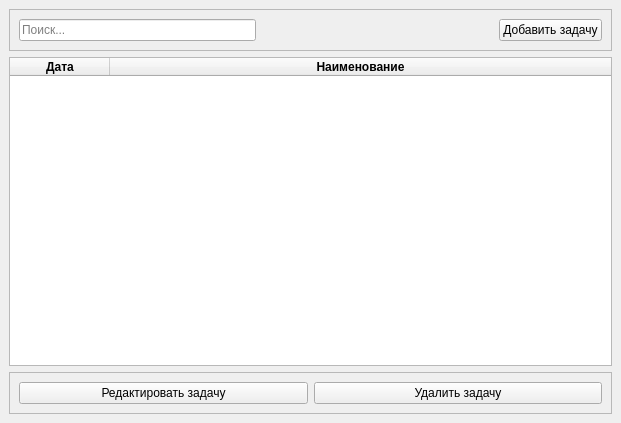
<?xml version="1.0" encoding="UTF-8"?>
<ui version="4.0">
 <class>MainWindow</class>
 <widget class="QMainWindow" name="MainWindow">
  <property name="geometry">
   <rect>
    <x>0</x>
    <y>0</y>
    <width>621</width>
    <height>423</height>
   </rect>
  </property>
  <property name="windowTitle">
   <string>Задачник</string>
  </property>
  <property name="windowIcon">
   <iconset>
    <normaloff>icons/book.png</normaloff>icons/book.png</iconset>
  </property>
  <widget class="QWidget" name="centralwidget">
   <layout class="QVBoxLayout" name="verticalLayout">
    <item>
     <widget class="QFrame" name="frame_2">
      <property name="frameShape">
       <enum>QFrame::Shape::StyledPanel</enum>
      </property>
      <property name="frameShadow">
       <enum>QFrame::Shadow::Raised</enum>
      </property>
      <layout class="QHBoxLayout" name="horizontalLayout_2">
       <item>
        <widget class="QLineEdit" name="find_task">
         <property name="text">
          <string/>
         </property>
         <property name="placeholderText">
          <string>Поиск...</string>
         </property>
        </widget>
       </item>
       <item>
        <spacer name="horizontalSpacer">
         <property name="orientation">
          <enum>Qt::Orientation::Horizontal</enum>
         </property>
         <property name="sizeHint" stdset="0">
          <size>
           <width>228</width>
           <height>20</height>
          </size>
         </property>
        </spacer>
       </item>
       <item>
        <widget class="QPushButton" name="add_task">
         <property name="text">
          <string>Добавить задачу</string>
         </property>
        </widget>
       </item>
      </layout>
     </widget>
    </item>
    <item>
     <widget class="QTableWidget" name="table_task">
      <property name="showGrid">
       <bool>true</bool>
      </property>
      <property name="gridStyle">
       <enum>Qt::PenStyle::SolidLine</enum>
      </property>
      <property name="rowCount">
       <number>0</number>
      </property>
      <property name="columnCount">
       <number>2</number>
      </property>
      <attribute name="horizontalHeaderVisible">
       <bool>true</bool>
      </attribute>
      <attribute name="horizontalHeaderCascadingSectionResizes">
       <bool>false</bool>
      </attribute>
      <attribute name="horizontalHeaderDefaultSectionSize">
       <number>100</number>
      </attribute>
      <attribute name="horizontalHeaderHighlightSections">
       <bool>true</bool>
      </attribute>
      <attribute name="horizontalHeaderStretchLastSection">
       <bool>true</bool>
      </attribute>
      <attribute name="verticalHeaderStretchLastSection">
       <bool>false</bool>
      </attribute>
      <column>
       <property name="text">
        <string>Дата</string>
       </property>
       <property name="font">
        <font>
         <bold>true</bold>
        </font>
       </property>
      </column>
      <column>
       <property name="text">
        <string>Наименование</string>
       </property>
       <property name="font">
        <font>
         <bold>true</bold>
        </font>
       </property>
      </column>
     </widget>
    </item>
    <item>
     <widget class="QFrame" name="frame">
      <property name="frameShape">
       <enum>QFrame::Shape::StyledPanel</enum>
      </property>
      <property name="frameShadow">
       <enum>QFrame::Shadow::Raised</enum>
      </property>
      <layout class="QHBoxLayout" name="horizontalLayout">
       <item>
        <widget class="QPushButton" name="edit_task">
         <property name="text">
          <string>Редактировать задачу</string>
         </property>
        </widget>
       </item>
       <item>
        <widget class="QPushButton" name="del_task">
         <property name="text">
          <string>Удалить задачу</string>
         </property>
        </widget>
       </item>
      </layout>
     </widget>
    </item>
   </layout>
  </widget>
 </widget>
 <resources/>
 <connections/>
</ui>
